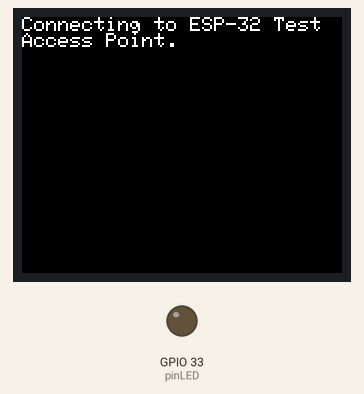
The sketch below on a simulated ESP32. Parts: 160×128 colour display, output pins drawn as LEDs (lit = HIGH). WiFi joins after 1.5 s; servers stay silent unless stated; uploads are accepted with an empty reply.

Above: at 0.7 s.
At 1.7 s:
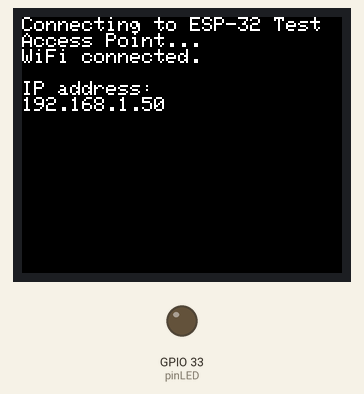
At 6.9 s:
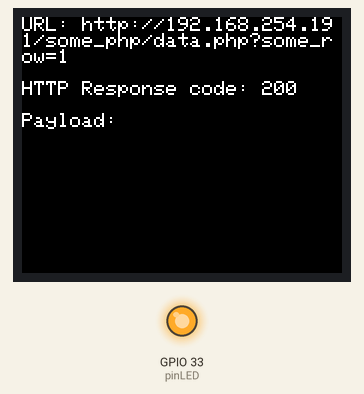
Timing chart, 0 to 39.7 s (numbered marks = the images above):
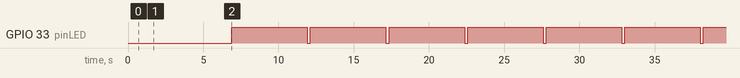

The sketch:

finals_esp32_rfid.ino
```cpp
#include <WiFi.h>
#include <HTTPClient.h>

const String URL = "http://192.168.254.191/some_php/data.php";

const char* ssid = "ESP-32 Test Access Point";
const char* password = "thepasswordis";

int pinLED = 33;

int some_row = 1;

// new stuff
#include <Adafruit_GFX.h>
#include <Adafruit_ST7735.h>
#include <SPI.h>

const int TFT_SCK = 14;
const int TFT_SDA = 13;
const int TFT_A0 = 2;
const int TFT_RESET = 12;
const int TFT_CS = 15;

Adafruit_ST7735 tft = Adafruit_ST7735(TFT_CS, TFT_A0, TFT_SDA, TFT_SCK, TFT_RESET);
// end new stuff

// void connectWiFi() {
//   Serial.println();
//   Serial.println();
//   Serial.print("Connecting to ");
//   Serial.println(ssid);

//   WiFi.begin(ssid, password);

//   while (WiFi.status() != WL_CONNECTED) {
//     delay(500);
//     Serial.print(".");
//   }

//   Serial.println();
//   Serial.println("WiFi connected.");
//   Serial.print("IP address: ");
//   Serial.println(WiFi.localIP());
//   Serial.println();
// }

String getLocalIPAddress() {
  return String() + WiFi.localIP()[0] + "." + WiFi.localIP()[1] + "." + WiFi.localIP()[2] + "." + WiFi.localIP()[3];
}

void connectWiFiTFT() {
  tft.print("Connecting to ");
  tft.print(ssid);

  WiFi.begin(ssid, password);

  while (WiFi.status() != WL_CONNECTED) {
    delay(500);
    tft.print(".");
  }

  tft.println();
  tft.println("WiFi connected.");
  tft.println();
  tft.println("IP address: ");
  tft.println(getLocalIPAddress());
  tft.println();

  delay(5000);

  tft.fillScreen(ST77XX_BLACK);
  tft.setCursor(0, 0);
}

void setup() {
  Serial.begin(115200);
  pinMode(pinLED, OUTPUT);

  // new stuff
  tft.initR(INITR_BLACKTAB);
  tft.setRotation(1);
  tft.fillScreen(ST77XX_BLACK);
  tft.setCursor(0, 0);
  tft.setTextColor(ST77XX_WHITE);
  tft.setTextSize(1);
  tft.setTextWrap(true);
  // end new stuff

  connectWiFiTFT();
}

void loop() {
  if (WiFi.status() != WL_CONNECTED) {
    connectWiFiTFT();
  }

  // String postData = "some_row=" + String(some_row);
  String getData = "?some_row=" + String(some_row);
  String fullURL = URL + getData;

  digitalWrite(pinLED, LOW);

  HTTPClient http;
  http.begin(fullURL);

  // int httpResponseCode = http.POST(postData);
  int httpResponseCode = http.GET();
  // http.addHeader("Content-Type", "application/x-www-from-urlencoded");

  // Serial.print("URL: ");
  // Serial.println(fullURL);

  // if (httpResponseCode > 0) {
  //   Serial.print("HTTP Response code: ");
  //   Serial.println(httpResponseCode);
  //   String payload = http.getString();
  //   Serial.println(payload);
  // } else {
  //   Serial.print("Error code: ");
  //   Serial.println(httpResponseCode);
  // }

  // Serial.println("--------------------------------------------------");

  tft.print("URL: ");
  tft.println(fullURL);
  tft.println();

  if (httpResponseCode > 0) {
    tft.print("HTTP Response code: ");
    tft.println(httpResponseCode);

    tft.println();

    tft.print("Payload: ");
    tft.println(http.getString());
  } else {
    tft.print("Error code: ");
    tft.println(httpResponseCode);
  }

  // tft.println("--------------------------");

  http.end();

  digitalWrite(pinLED, HIGH);

  delay(5000);

  tft.fillScreen(ST77XX_BLACK);
  tft.setCursor(0, 0);

  some_row += 1;
}
```

Measured:
- by itself, GPIO 33 (pinLED): alternates HIGH for 5.0 s and LOW for 0.20 s
- what the display in image 1 shows lasts 5.0 s, from 1.7 s to 6.7 s
